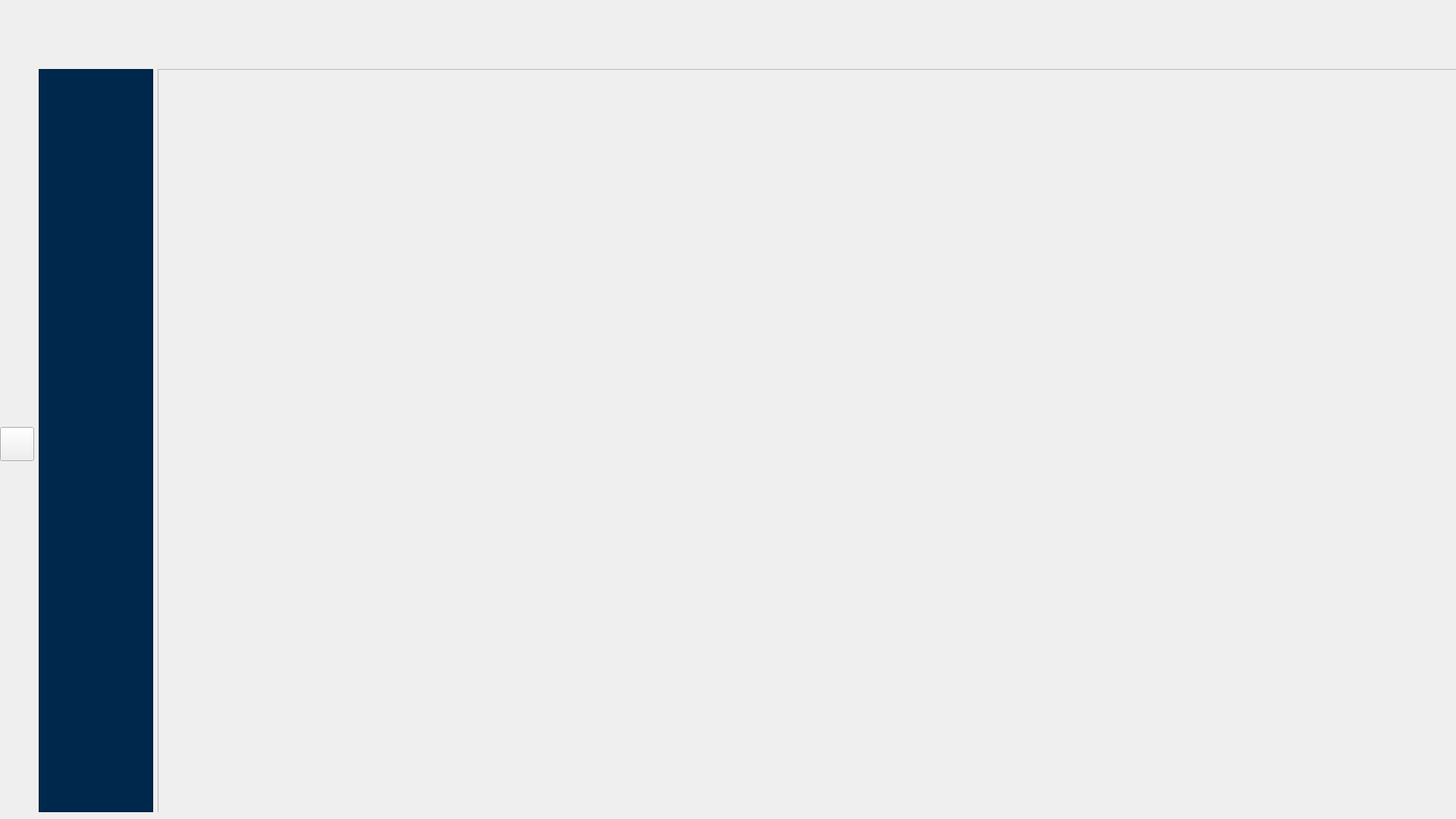
<?xml version="1.0" encoding="UTF-8"?>
<ui version="4.0">
 <class>CStationManager</class>
 <widget class="QMainWindow" name="CStationManager">
  <property name="geometry">
   <rect>
    <x>0</x>
    <y>0</y>
    <width>1920</width>
    <height>1080</height>
   </rect>
  </property>
  <property name="minimumSize">
   <size>
    <width>0</width>
    <height>0</height>
   </size>
  </property>
  <property name="maximumSize">
   <size>
    <width>16777215</width>
    <height>16777215</height>
   </size>
  </property>
  <property name="windowTitle">
   <string>MainWindow</string>
  </property>
  <property name="styleSheet">
   <string notr="true"/>
  </property>
  <widget class="QWidget" name="centralwidget">
   <property name="minimumSize">
    <size>
     <width>1920</width>
     <height>0</height>
    </size>
   </property>
   <property name="maximumSize">
    <size>
     <width>1920</width>
     <height>16777215</height>
    </size>
   </property>
   <widget class="QWidget" name="layoutWidget">
    <property name="geometry">
     <rect>
      <x>1</x>
      <y>1</y>
      <width>1891</width>
      <height>51</height>
     </rect>
    </property>
    <layout class="QHBoxLayout" name="horizontalLayout_menue"/>
   </widget>
   <widget class="QWidget" name="layoutWidget">
    <property name="geometry">
     <rect>
      <x>0</x>
      <y>50</y>
      <width>1921</width>
      <height>41</height>
     </rect>
    </property>
    <layout class="QHBoxLayout" name="horizontalLayout"/>
   </widget>
   <widget class="QWidget" name="layoutWidget">
    <property name="geometry">
     <rect>
      <x>0</x>
      <y>90</y>
      <width>2140</width>
      <height>982</height>
     </rect>
    </property>
    <layout class="QHBoxLayout" name="horizontalLayout_2">
     <item>
      <widget class="QPushButton" name="MenuBtn">
       <property name="minimumSize">
        <size>
         <width>45</width>
         <height>45</height>
        </size>
       </property>
       <property name="maximumSize">
        <size>
         <width>35</width>
         <height>35</height>
        </size>
       </property>
       <property name="styleSheet">
        <string notr="true">border-image: url(:/Pictures/隐藏.png);</string>
       </property>
       <property name="text">
        <string/>
       </property>
      </widget>
     </item>
     <item>
      <widget class="QTreeView" name="treeView">
       <property name="minimumSize">
        <size>
         <width>151</width>
         <height>980</height>
        </size>
       </property>
       <property name="maximumSize">
        <size>
         <width>151</width>
         <height>980</height>
        </size>
       </property>
       <property name="styleSheet">
        <string notr="true">background-color: rgb(0, 40, 77);
color: rgb(255, 255, 255);
font: 11pt &quot;黑体&quot;;</string>
       </property>
      </widget>
     </item>
     <item>
      <widget class="QStackedWidget" name="stackedWidget">
       <property name="minimumSize">
        <size>
         <width>0</width>
         <height>980</height>
        </size>
       </property>
       <property name="maximumSize">
        <size>
         <width>16777215</width>
         <height>980</height>
        </size>
       </property>
       <property name="styleSheet">
        <string notr="true"/>
       </property>
       <widget class="QWidget" name="page">
        <property name="minimumSize">
         <size>
          <width>1900</width>
          <height>0</height>
         </size>
        </property>
        <property name="maximumSize">
         <size>
          <width>1900</width>
          <height>16777215</height>
         </size>
        </property>
        <widget class="QScrollArea" name="scrollArea">
         <property name="enabled">
          <bool>true</bool>
         </property>
         <property name="geometry">
          <rect>
           <x>0</x>
           <y>0</y>
           <width>1840</width>
           <height>1021</height>
          </rect>
         </property>
         <property name="minimumSize">
          <size>
           <width>1700</width>
           <height>0</height>
          </size>
         </property>
         <property name="maximumSize">
          <size>
           <width>1840</width>
           <height>1080</height>
          </size>
         </property>
         <property name="lineWidth">
          <number>0</number>
         </property>
         <property name="verticalScrollBarPolicy">
          <enum>Qt::ScrollBarAlwaysOn</enum>
         </property>
         <property name="horizontalScrollBarPolicy">
          <enum>Qt::ScrollBarAlwaysOn</enum>
         </property>
         <property name="widgetResizable">
          <bool>false</bool>
         </property>
         <widget class="CStationDraw" name="scrollAreaWidgetContents">
          <property name="geometry">
           <rect>
            <x>0</x>
            <y>0</y>
            <width>70000</width>
            <height>1080</height>
           </rect>
          </property>
          <property name="minimumSize">
           <size>
            <width>70000</width>
            <height>0</height>
           </size>
          </property>
          <property name="maximumSize">
           <size>
            <width>70000</width>
            <height>16777215</height>
           </size>
          </property>
         </widget>
        </widget>
       </widget>
       <widget class="QWidget" name="page_2">
        <property name="minimumSize">
         <size>
          <width>1920</width>
          <height>0</height>
         </size>
        </property>
        <property name="maximumSize">
         <size>
          <width>1920</width>
          <height>16777215</height>
         </size>
        </property>
        <widget class="QScrollArea" name="scrollArea_2">
         <property name="geometry">
          <rect>
           <x>0</x>
           <y>0</y>
           <width>1920</width>
           <height>1011</height>
          </rect>
         </property>
         <property name="minimumSize">
          <size>
           <width>1920</width>
           <height>0</height>
          </size>
         </property>
         <property name="maximumSize">
          <size>
           <width>1920</width>
           <height>16777215</height>
          </size>
         </property>
         <property name="widgetResizable">
          <bool>true</bool>
         </property>
         <widget class="jsj_UserManagerdlg" name="scrollAreaWidgetContents_2">
          <property name="geometry">
           <rect>
            <x>0</x>
            <y>0</y>
            <width>1920</width>
            <height>1050</height>
           </rect>
          </property>
          <property name="minimumSize">
           <size>
            <width>1920</width>
            <height>1050</height>
           </size>
          </property>
          <property name="maximumSize">
           <size>
            <width>1920</width>
            <height>1050</height>
           </size>
          </property>
         </widget>
        </widget>
       </widget>
       <widget class="QWidget" name="page_3">
        <property name="minimumSize">
         <size>
          <width>1920</width>
          <height>0</height>
         </size>
        </property>
        <property name="maximumSize">
         <size>
          <width>1920</width>
          <height>16777215</height>
         </size>
        </property>
        <property name="styleSheet">
         <string notr="true"/>
        </property>
        <widget class="QScrollArea" name="scrollArea_3">
         <property name="geometry">
          <rect>
           <x>-1</x>
           <y>-1</y>
           <width>16777215</width>
           <height>16777215</height>
          </rect>
         </property>
         <property name="minimumSize">
          <size>
           <width>0</width>
           <height>0</height>
          </size>
         </property>
         <property name="maximumSize">
          <size>
           <width>16777215</width>
           <height>16777215</height>
          </size>
         </property>
         <property name="widgetResizable">
          <bool>true</bool>
         </property>
         <widget class="JSJ_ddmldlg" name="scrollAreaWidgetContents_3">
          <property name="geometry">
           <rect>
            <x>0</x>
            <y>0</y>
            <width>1920</width>
            <height>1500</height>
           </rect>
          </property>
          <property name="minimumSize">
           <size>
            <width>1920</width>
            <height>1500</height>
           </size>
          </property>
          <property name="maximumSize">
           <size>
            <width>1920</width>
            <height>1500</height>
           </size>
          </property>
         </widget>
        </widget>
       </widget>
      </widget>
     </item>
    </layout>
   </widget>
  </widget>
 </widget>
 <customwidgets>
  <customwidget>
   <class>CStationDraw</class>
   <extends>QWidget</extends>
   <header>stationdraw.h</header>
   <container>1</container>
  </customwidget>
  <customwidget>
   <class>jsj_UserManagerdlg</class>
   <extends>QWidget</extends>
   <header>jsj_usermanagerdlg.h</header>
   <container>1</container>
  </customwidget>
  <customwidget>
   <class>JSJ_ddmldlg</class>
   <extends>QWidget</extends>
   <header>jsj_ddmldlg.h</header>
   <container>1</container>
  </customwidget>
 </customwidgets>
 <tabstops>
  <tabstop>scrollArea_2</tabstop>
  <tabstop>treeView</tabstop>
  <tabstop>scrollArea_3</tabstop>
  <tabstop>scrollArea</tabstop>
 </tabstops>
 <resources/>
 <connections/>
</ui>
